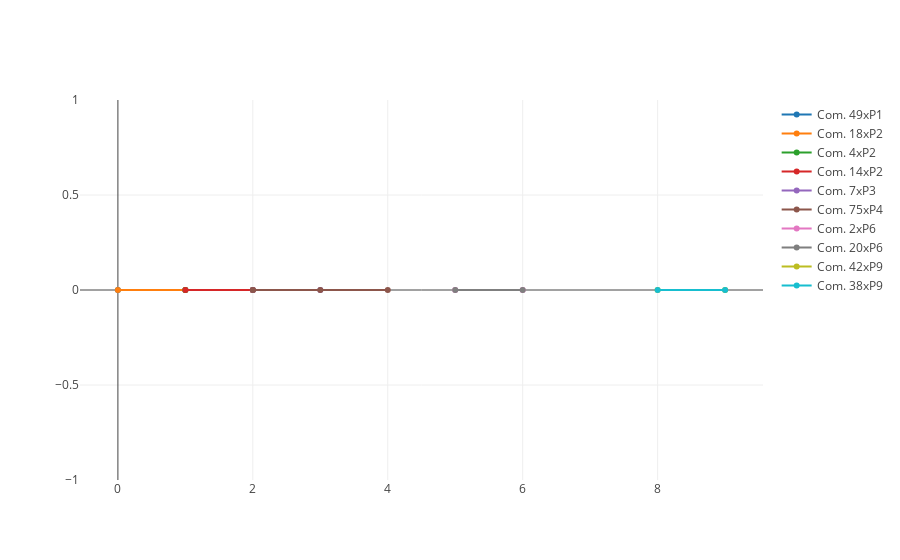

Notebook cell for this chart:
### Markdown cell above
#### Gini Coefficient

### Code cell
#configure_plotly_browser_state()
communities_gini(gini_coef, output=None, inline=True)

### Figure 1 — Plotly figure (JSON) as saved in the notebook; plotly's stock layout.template omitted (floating-point values rounded to 4 significant figures)
{"data": [{"marker": {"size": 6}, "mode": "lines+markers", "name": "Com. 49xP1", "text": "Community 49xP1", "textfont": {"family": "Raleway, sans-serif"}, "textposition": "top center", "type": "scatter", "uid": "2c562418-dba9-4fcb-828c-1b9965aed513", "x": [0, 1], "y": [0, 0]}, {"marker": {"size": 6}, "mode": "lines+markers", "name": "Com. 18xP2", "text": "Community 18xP2", "textfont": {"family": "Raleway, sans-serif"}, "textposition": "top center", "type": "scatter", "uid": "04a9be25-245a-4b13-8471-3971c9edf331", "x": [0, 1, 2], "y": [0, 0, 0]}, {"marker": {"size": 6}, "mode": "lines+markers", "name": "Com. 4xP2", "text": "Community 4xP2", "textfont": {"family": "Raleway, sans-serif"}, "textposition": "top center", "type": "scatter", "uid": "c8821f4a-8bae-4d77-ad57-25ef8344434b", "x": [1, 2], "y": [0, 0]}, {"marker": {"size": 6}, "mode": "lines+markers", "name": "Com. 14xP2", "text": "Community 14xP2", "textfont": {"family": "Raleway, sans-serif"}, "textposition": "top center", "type": "scatter", "uid": "123ee8af-0fcb-4838-a557-02b615eaa56f", "x": [1, 2], "y": [0, 0]}, {"marker": {"size": 6}, "mode": "lines+markers", "name": "Com. 7xP3", "text": "Community 7xP3", "textfont": {"family": "Raleway, sans-serif"}, "textposition": "top center", "type": "scatter", "uid": "e28af39b-14de-4557-bbf1-620d05a4eecd", "x": [2, 3], "y": [0, 0]}, {"marker": {"size": 6}, "mode": "lines+markers", "name": "Com. 75xP4", "text": "Community 75xP4", "textfont": {"family": "Raleway, sans-serif"}, "textposition": "top center", "type": "scatter", "uid": "00a46a8a-ca3d-49a8-a013-82ee343233cd", "x": [2, 3, 4], "y": [0, 0, 0]}, {"marker": {"size": 6}, "mode": "lines+markers", "name": "Com. 2xP6", "text": "Community 2xP6", "textfont": {"family": "Raleway, sans-serif"}, "textposition": "top center", "type": "scatter", "uid": "a3a1f35a-69e4-46c3-8292-4ea3b7bad4b3", "x": [5, 6], "y": [0, 0]}, {"marker": {"size": 6}, "mode": "lines+markers", "name": "Com. 20xP6", "text": "Community 20xP6", "textfont": {"family": "Raleway, sans-serif"}, "textposition": "top center", "type": "scatter", "uid": "d8b8e28c-e014-4e03-bc9a-a211bafb1505", "x": [5, 6], "y": [0, 0]}, {"marker": {"size": 6}, "mode": "lines+markers", "name": "Com. 42xP9", "text": "Community 42xP9", "textfont": {"family": "Raleway, sans-serif"}, "textposition": "top center", "type": "scatter", "uid": "91961b06-5c5b-4ea0-a4da-cf947f2741ed", "x": [8, 9], "y": [0, 0]}, {"marker": {"size": 6}, "mode": "lines+markers", "name": "Com. 38xP9", "text": "Community 38xP9", "textfont": {"family": "Raleway, sans-serif"}, "textposition": "top center", "type": "scatter", "uid": "84b58b38-3ec3-4316-a6f9-9fc89a7e08bf", "x": [8, 9], "y": [0, 0]}], "layout": {}}
